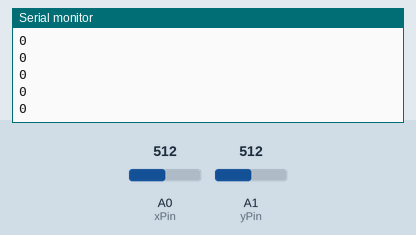
A sketch run on a simulated Arduino Uno, built with avr-gcc and run on an emulated ATmega328P. Shown: the last lines printed to the serial monitor. The inputs (shaded band) are chosen by the test bench; at power-on: A0 (xPin) = 512, A1 (yPin) = 512.

Above: at 1.2 s.
1.3 s: A0 (xPin) set to 900
At 1.8 s:
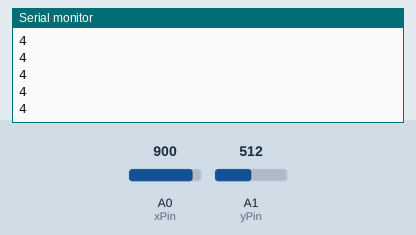
2.8 s: A1 (yPin) set to 900
At 3.4 s:
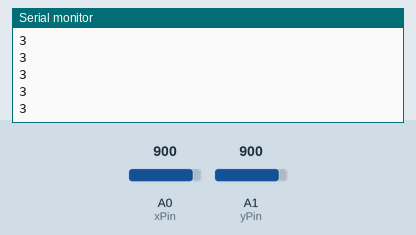
4.3 s: A0 (xPin) set to 0
At 5.3 s:
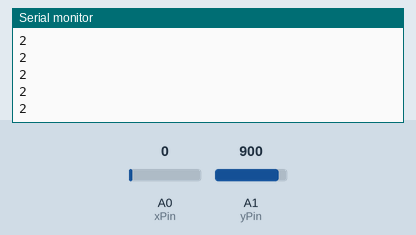
Timing chart, 0 to 7.3 s (numbered marks = the images above; inputs shaded):
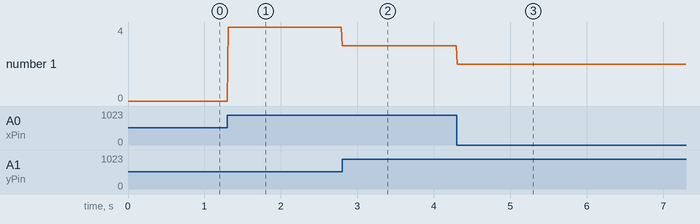

The sketch:

Joystick1.ino
```cpp
const int SWpin = 2;
const int xPin = A0;
const int yPin = A1;
//Defualt values for stick's default positon (may need adjustment)
const int defaultX = 506;
const int defaultY = 500;
const int limit = 350;
int x;
int y;
int input;

void setup() {
  pinMode(SWpin, INPUT);
  Serial.begin(9600);
  digitalWrite(SWpin, HIGH);
}

void loop() {
  x = analogRead(xPin) - defaultX;
  y = analogRead(yPin) - defaultY;
  /*
  Serial.print("X: ");
  Serial.print(x);
  Serial.print(", Y: ");
  Serial.print(y);
  Serial.println("");
  */

  input = WASD(x, y);
  Serial.println(input);
  delay(10);
}

int WASD(int x, int y) { //1:W, 2:A, 3:S, 4:D, 0:null
  if(abs(x) > limit || abs(y) > limit) { //Outside dead zone
    if(abs(x) > abs(y)) { //If x is greater than y
      if(x > 0) {
        return 4; //D
      }
      return 2; //A
    }
    if(y > 0) {
      return 3; //S
    }
    return 1; //W
  }
  return 0;
}
```

Measured:
- after the input at 1.3 s, the serial monitor: prints a new line at once (image 1)
- after the input at 2.8 s, the serial monitor: prints a new line at once (image 2)
- after the input at 4.3 s, the serial monitor: prints a new line at once (image 3)
- plotted number 1: 0 → 4 after the input at 1.3 s, 4 → 3 after the input at 2.8 s, 3 → 2 after the input at 4.3 s
